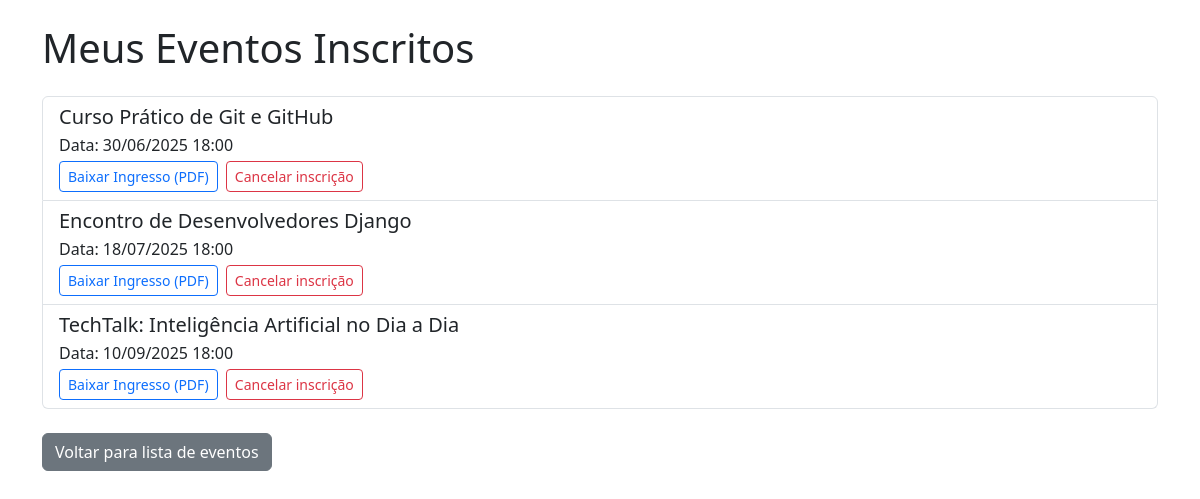
/meus-eventos/ (signed in), run on the app's committed database.
### eventos/models.py (models this page shows, shortened)
class Inscricao(models.Model):
    evento = models.ForeignKey(Evento, on_delete=models.CASCADE, related_name='inscricoes')
    participante = models.ForeignKey(User, on_delete=models.CASCADE)
    data_inscricao = models.DateTimeField(auto_now_add=True)

class Evento(models.Model):
    titulo = models.CharField(max_length=100)
    descricao = models.TextField()
    data = models.DateTimeField()
    local = models.CharField(max_length=100)
    vagas = models.PositiveIntegerField()
    criado_por = models.ForeignKey(User, on_delete=models.CASCADE)

### eventos/views.py (the view)
# urls.py: path('meus-eventos/', views.meus_eventos, name='meus_eventos'),
def meus_eventos(request):
    inscricoes = Inscricao.objects.filter(participante=request.user).select_related('evento')
    return render(request, 'eventos/meus_eventos.html', {'inscricoes': inscricoes})

### eventos/templates/eventos/meus_eventos.html (shortened to what this page needs)
<!DOCTYPE html>
<html>
<head>
    <link href="https://cdn.jsdelivr.net/npm/bootstrap@5.3.0/dist/css/bootstrap.min.css" rel="stylesheet">
</head>
<body class="container mt-4">
    <h1 class="mb-4">Meus Eventos Inscritos</h1>
    {% if inscricoes %}
        <div class="list-group">
            {% for inscricao in inscricoes %}
                <div class="list-group-item">
                    <h5 class="mb-1">{{ inscricao.evento.titulo }}</h5>
                    <p class="mb-1">Data: {{ inscricao.evento.data|date:"d/m/Y H:i" }}</p>
                    <div class="d-flex gap-2">
                        <a href="{% url 'gerar_ingresso' inscricao.evento.id %}" class="btn btn-outline-primary btn-sm">
                            Baixar Ingresso (PDF)
                        </a>
                        <a href="{% url 'cancelar_inscricao' inscricao.evento.id %}" class="btn btn-outline-danger btn-sm">
                            Cancelar inscrição
                        </a>
                    </div>
                </div>
            {% endfor %}
        </div>
    {% else %}
        <div class="alert alert-info mt-4">
            Você não está inscrito em nenhum evento.
        </div>
    {% endif %}
    <a href="{% url 'lista_eventos' %}" class="btn btn-secondary mt-4">Voltar para lista de eventos</a>
</body>
</html>

### data on the page
Inscricao: evento.titulo "Curso Prático de Git e GitHub", evento.data "30/06/2025 18:00"
Inscricao: evento.titulo "Encontro de Desenvolvedores Django", evento.data "18/07/2025 18:00"
Inscricao: evento.titulo "TechTalk: Inteligência Artificial no Dia a Dia", evento.data "10/09/2025 18:00"
